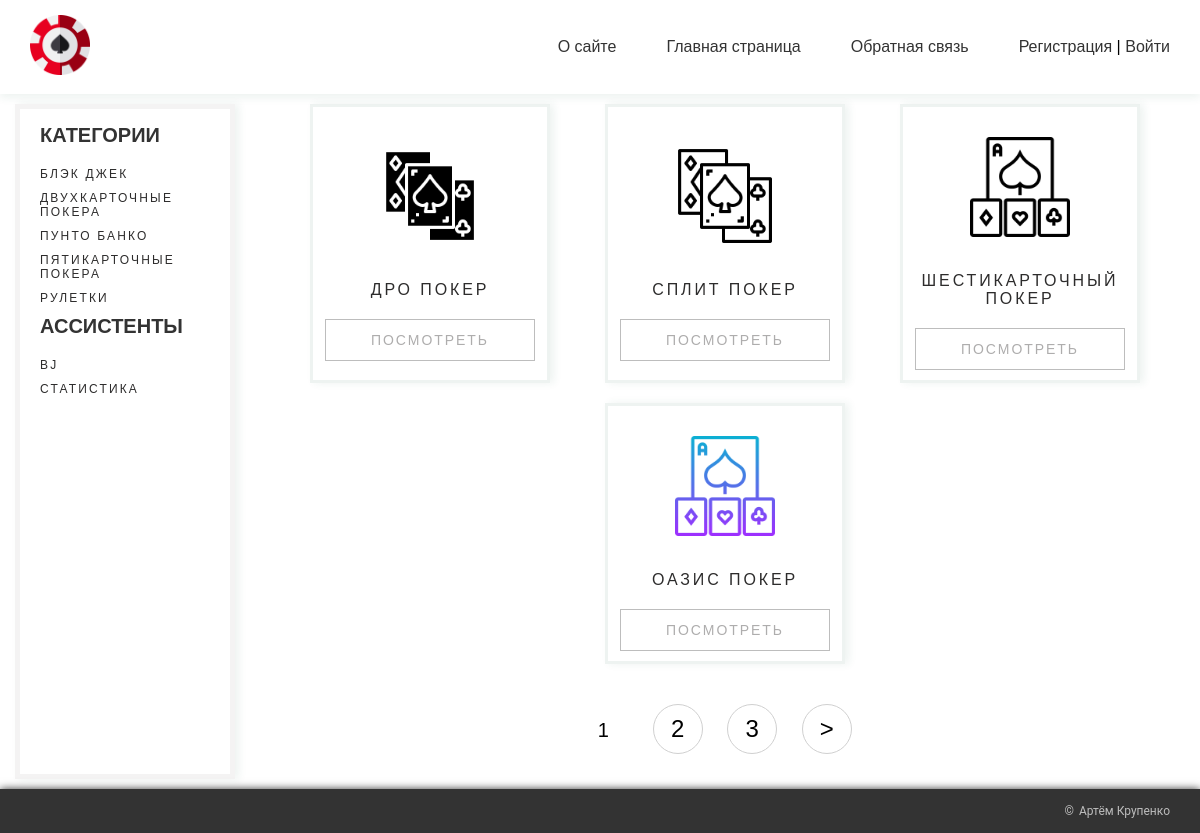
/games/, run on the app's committed database.
### games/models.py (models this page shows, shortened)
class Category(models.Model):
    name = models.CharField(max_length=100, db_index=True, verbose_name='Название')
    slug = models.SlugField(max_length=255, unique=True, db_index=True, verbose_name='URL')
    def get_absolute_url(self):
        return reverse('category', kwargs={'cat_slug': self.slug})
    class Meta:
        verbose_name = 'Категории Игр'
        verbose_name_plural = 'Категории Игр'
        ordering = ['name']

class Games(models.Model):
    name = models.CharField(max_length=255, verbose_name='Название')
    slug = models.SlugField(max_length=255, unique=True, db_index=True, verbose_name='URL')
    image = models.ImageField(upload_to="images/%Y/%m/%d/", blank=True, verbose_name="Изображение")
    rules = models.TextField(blank=True, verbose_name='Правила')
    payouts = models.TextField(blank=True, verbose_name='Выплаты')
    time_create = models.DateTimeField(auto_now_add=True, verbose_name='Дата создания')
    time_update = models.DateTimeField(auto_now=True, verbose_name='Дата редактирования')
    cat = models.ForeignKey('Category', on_delete=models.PROTECT, verbose_name='Категории')
    def get_absolute_url(self):
        return reverse('game', kwargs={'slug_game': self.slug})
    class Meta:
        verbose_name = 'Игры'
        verbose_name_plural = 'Игры'
        ordering = ['-time_update', 'name']

### games/views.py (the view)
# urls.py: path('games/', GamesHome.as_view(), name='home'),
class GamesHome(DataMixin, ListView):
    model = Games
    template_name = 'games/home.html'
    context_object_name = 'games'
    def get_context_data(self, *, object_list=None, **kwargs):
        context = super().get_context_data(**kwargs)
        c_def = self.get_user_context(title='Главная страница')
        return dict(list(context.items()) + list(c_def.items()))

### games/utils.py (called while the page is built)
    def get_user_context(self, **kwargs):
        context = kwargs
        categories = cache.get('categories')
        if not categories:
            categories = Category.objects.annotate(Count('games'))
            cache.set('categories', categories, 60)
        user_menu = menu.copy()
        if not self.request.user.is_authenticated:
            user_menu.pop(-1)
        context['menu'] = user_menu
        context['categories'] = categories
        return context

### games/templates/games/home.html (shortened to what this page needs)
{% extends "games/base_web_casino.html" %}
{% block content %}
<div class="content__container">
<ul class="content__cards">
    {% for p in games %}
    <li class="content__card">
        <img class="content__image" src="{{p.image.url}}" alt="image">
        <p class="content__title">{{ p.name }}</p>
            <a href="{{ p.get_absolute_url }}" class="content__view">Посмотреть</a>
    </li>
    {% endfor %}
</ul>
</div>
{% endblock %}

### games/templates/games/base_web_casino.html (shortened to what this page needs)
{% load static %}
<!DOCTYPE html>
<html lang="en">
<head>
    <link rel="stylesheet" href="{% static 'games/css/styles.css' %}" type="text/css">
</head>
<body>
<header class="header">
    {% block sidebar %}
    <div class="header__container">
        <a href="{% url 'home' %}" class="header__logo">
            <img src="{% static 'games/images/logo.png' %}" alt="logo image" class="header__image">
        </a>
        <ul class="header__items">
            {% for m in menu %}
            <li class="header__item">
                <a href="{% url m.url_name %}" class="header__link">{{ m.title }}</a>
            </li>
            {% endfor %}
            {% if request.user.is_authenticated %}
            <li class="header__item">{{ user.username }}|
                <a href="{% url 'logout' %}" class="header__link">Выйти</a>
            </li>
            {% else %}
            <li class="header__item">
                <a href="{% url 'register' %}" class="header__link">Регистрация</a> |
                <a href="{% url 'login' %}" class="header__link">Войти</a>
            </li>
            {% endif %}
        </ul>
    </div>
</header>
<main class="main">
    <section class="categories">
        <div class="categories__container">
            <h2 class="categories__title">Категории</h2>
            {% for c in categories %}
            {% if c.games__count > 0 %}
            <ul class="categories__items">
                <li class="categories__item">
                    <a href="{{ c.get_absolute_url }}" class="categories__link">{{ c.name }}</a>
                </li>
            </ul>
            {% endif %}
            {% endfor %}
            <h2 class="categories__title">Ассистенты</h2>
            <ul class="categories__items">
                <li class="categories__item">
                    <a href="{% url 'bj_start' %}" class="categories__link">BJ</a>
                </li>
                <li class="categories__item">
                    <a href="{% url 'statistic' %}" class="categories__link">Статистика</a>
                </li>
            </ul>
            {% endblock %}
        </div>
    </section>
    <section class="content">
        {% block content %}
        {% endblock %}
        {% if page_obj.has_other_pages %}
        <nav class="list-pages">
            <ul class="pagination">
                {% for p in paginator.page_range %}
                {% if page_obj.number == p %}
                <li class="page-num page-num-selected">{{ p }}</li>
                {% elif p >= page_obj.number|add:-2 and p <= page_obj.number|add:2 %}
                <li class="page-num">
                    <a href="?page={{ p }}">{{ p }}</a>
                </li>
                {% endif %}
                {% endfor %}
                {% if page_obj.has_next %}
                <li class="page-num">
                    <a href="?page={{ page_obj.next_page_number}}">&gt;</a>
                </li>
                {% endif %}
            </ul>
        </nav>
        {% endif %}
    </section>
</main>
<footer class="footer">
    <div class="footer__container">
        <p class="footer__owner">Артём Крупенко</p>
    </div>
</footer>
</body>
</html>

### data on the page
Category: name "БЛЭК ДЖЕК"
Category: name "ДВУХКАРТОЧНЫЕ ПОКЕРА"
Category: name "ПУНТО БАНКО"
Category: name "ПЯТИКАРТОЧНЫЕ ПОКЕРА"
Category: name "РУЛЕТКИ"
Games: image (picture), name "ДРО ПОКЕР"
Games: image (picture), name "СПЛИТ ПОКЕР"
Games: image (picture), name "ШЕСТИКАРТОЧНЫЙ ПОКЕР"
Games: image (picture), name "ОАЗИС ПОКЕР"

### other printed values
{{ m.title }} "О сайте" "Главная страница" "Обратная связь"
{{ p }} "1"
{{ p }} "2" "3"
